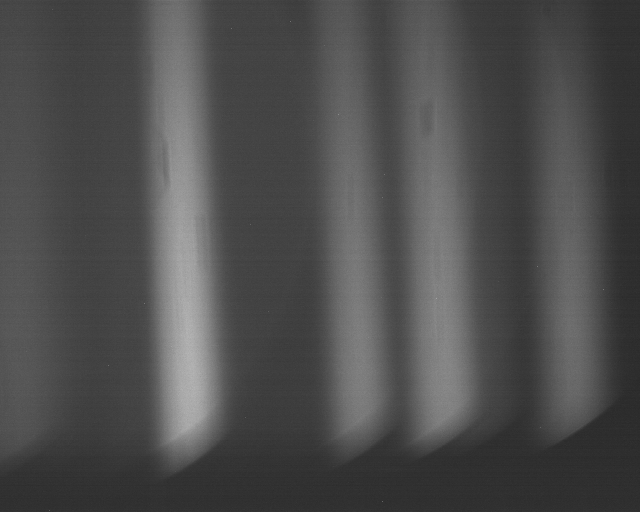
#> input picture Mandat3/Spectres_cond_reels/helium.png, 1280 x 1024 px, found by its file name (shown at 1/2 size)
$ python spectrometre.py
#> lines starting #> are read from the running program, lines starting #| are printed output that depends on the picture
#> further down, img is the input picture: shape (1024, 1280, 3); min 36, max 255, mean 77.7
import numpy as np
import cv2
import matplotlib.pyplot as plt
import matplotlib as mpl
from scipy.signal import find_peaks, medfilt, peak_widths
from scipy.optimize import curve_fit
from sklearn.linear_model import LinearRegression

mpl.rcParams['figure.dpi'] = 150
np.set_printoptions(formatter={'float': lambda x: "{0:0.3f}".format(x)})

def gaussian(x, A, mu, sigma):
    return A*np.exp(-(x-mu)**2 / (2*sigma**2))
# applique des régressions gaussiennes sur tous les pics trouvés dans le signal
def gaussfitter(row):
    row = medfilt(row, 31)
#> row = 1280 values, max 165 at index 370, min 41 at index 1279, mean 86.82
    peaks, _ = find_peaks(row, prominence=10, distance = 50)
#> peaks = [371, 705, 874, 1136]
    width = peak_widths(row, peaks, rel_height=0.5)
#> width = ([104.8, 89.75, 108.8, 104], [116, 98, 96.5, 81], [314.5, 665, 825.5, 1084], [419.3, 754.8, 934.2, 1188])
    pos = []
    errs = []
    pixels = np.arange(row.size)
#> pixels = 1280 values from 0 to 1279
    xdata, err, popt = to_lbd(pixels)
#> xdata = 1280 values from 286.3 to 605.3; err = [0.0319, 26.11]; popt = [0.249, 286.3]
    xerr = pixels*(popt[0] + err[0]) + err[1] + popt[1] - xdata
#> xerr = 1280 values from 26.11 to 66.9

    plt.plot(xdata, row, '-',label ='signal filtré', alpha=0.3)

    for i , peak in enumerate(peaks):

        roi = np.logical_and(xdata > to_lbd(width[2][i])[0], xdata < to_lbd(width[3][i])[0])
        popt, pcov = curve_fit(gaussian,
                               xdata[roi],
                               row[roi], p0=[127, to_lbd(float(peak))[0], 1])
        err = np.sqrt(np.diag(pcov))

        print(popt, err)
        print(f'resolution = {popt[2]/2.355:.3f} +- {err[2]/2.355:.3f} nm')

        plt.plot(xdata[roi], gaussian(xdata[roi], *popt), '--' ,label=f'fit gaussien {i+1}')
        plt.plot(xdata[peak], row[peak],'.')
        pos.append(popt[1])
        errs.append(popt[2])
#> this loop made 4 passes
#> (peak, popt, err) on passes 1 to 4: (371, [164.2, 378.3, 15.31], [0.285, 0.0423, 0.0939]), (705, [118.9, 463.4, 18.12], [0.146, 0.0457, 0.143]), (874, [127, 505.6, 18.63], [0.205, 0.0538, 0.141]), (1136, [101.9, 570.4, 19.08], [0.168, 0.0606, 0.17])
#| [164.198 378.293 15.308] [0.285 0.042 0.094]
#| resolution = 6.500 +- 0.040 nm
#| [118.947 463.412 18.121] [0.146 0.046 0.143]
#| resolution = 7.695 +- 0.061 nm
#| [126.989 505.567 18.635] [0.205 0.054 0.141]
#| resolution = 7.913 +- 0.060 nm
#| [101.942 570.356 19.082] [0.168 0.061 0.170]
#| resolution = 8.103 +- 0.072 nm
#> after the loop, errs = [15.31, 18.12, 18.63, 19.08]; pos = [378.3, 463.4, 505.6, 570.4]

    plt.xlabel('λ (nm)', fontsize = 15)
    plt.ylabel('Intensité', fontsize=15)
    plt.legend()
    plt.show()
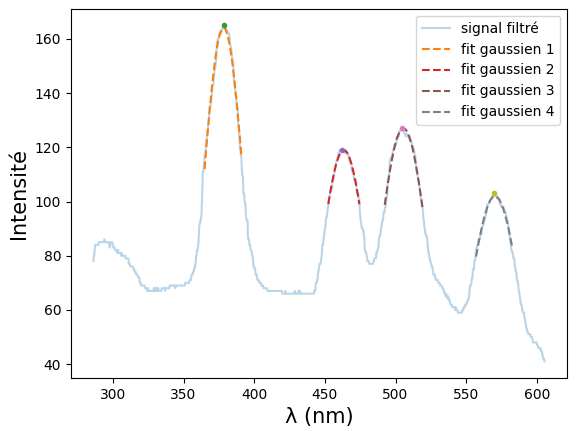
#> figure drawn by matplotlib, 1 panel; curve peaks at x = 378.6, y = 165; curve peaks at x = 378.4, y = 164.2

    return (np.array(pos), np.array(errs)/np.array(pos))

def linear(x, a, b):
    return a*x + b
#calibration de l'appareil (droite linéaire qui convertit des pixels en nm)
def to_lbd(x):
    #table optique
    #x_ref = np.array([ 214.46598825, 588.77195384, 954.24376857, 1127.0321855 ])
    #impression 3D
    x_ref = np.array([ 363.55249548,  703.86088748,  874.53796053, 1135.02687714])

    y_ref = np.array([389, 444.4, 497.9, 581.5])

    popt, pcov = curve_fit(linear, x_ref, y_ref, p0=[0.2, 337])
    err = np.sqrt(np.diag(pcov))
    # [11 lines of commented-out code are left out]
    y = popt[0]*x + popt[1]
    return (y, err, popt)

#img = cv2.imread(r'C:\Users\jonat\Documents\Polymtl
# \Session7\PHS3910_e3\Mandat3\Spectres_cond_reels\helium.png')
file = r'~/Documents/TrimestreA22/PHS3910/PHS3910_e3/Mandat3/Spectres_cond_reels/helium.png'
img = cv2.imread(file)
gray = cv2.cvtColor(img, cv2.COLOR_BGR2GRAY)

x, errors = gaussfitter(gray[int(1080*0.5)])
#> x = [378.3, 463.4, 505.6, 570.4]; errors = [0.0405, 0.0391, 0.0369, 0.0335]

$ run again, with Mandat3/Spectres_cond_reels/Gaz2.png copied over Mandat3/Spectres_cond_reels/helium.png
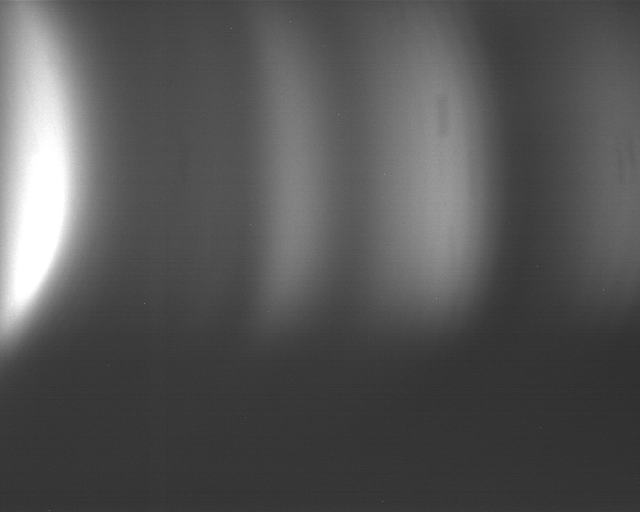
#> input picture Mandat3/Spectres_cond_reels/Gaz2.png, 1280 x 1024 px, found by its file name (shown at 1/2 size)
#> img is the input picture: shape (1024, 1280, 3); min 40, max 255, mean 85
#> row = 1280 values, max 255 at index 33, min 57 at index 1024, mean 101.6
#> peaks = [60, 581, 879]
#> width = ([85.39, 99, 182], [212.5, 98, 100], [14.75, 532, 764], [100.1, 631, 946])
#> the loop in gaussfitter, `for i , peak in enumerate(peaks): ` made 3 passes
#> (peak, popt, err) on passes 1 to 3: (60, [260.3, 301.4, 19.38], [0.981, 0.169, 0.569]), (581, [115.7, 431.2, 20.99], [0.105, 0.0408, 0.134]), (879, [126.6, 502.8, 34.4], [0.319, 0.19, 0.5])
#> (printed output is left out)
#> after the loop in gaussfitter, `for i , peak in enumerate(peaks):`: errs = [19.38, 20.99, 34.4]; pos = [301.4, 431.2, 502.8]
#> in gaussfitter, `plt.show()`:
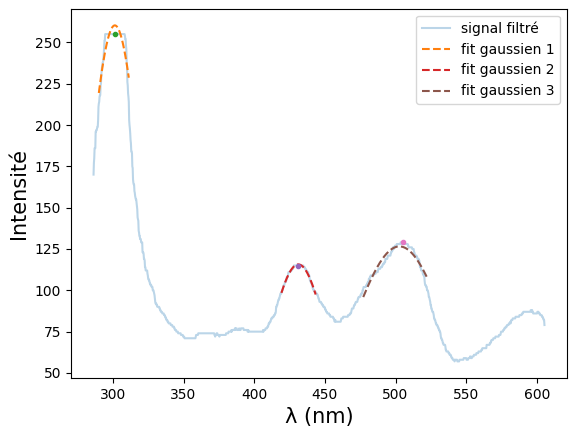
#> figure drawn by matplotlib, 1 panel; curve peaks at x = 294.6, y = 255; curve peaks at x = 301.3, y = 260.3
#> errors = [0.0643, 0.0487, 0.0684]
